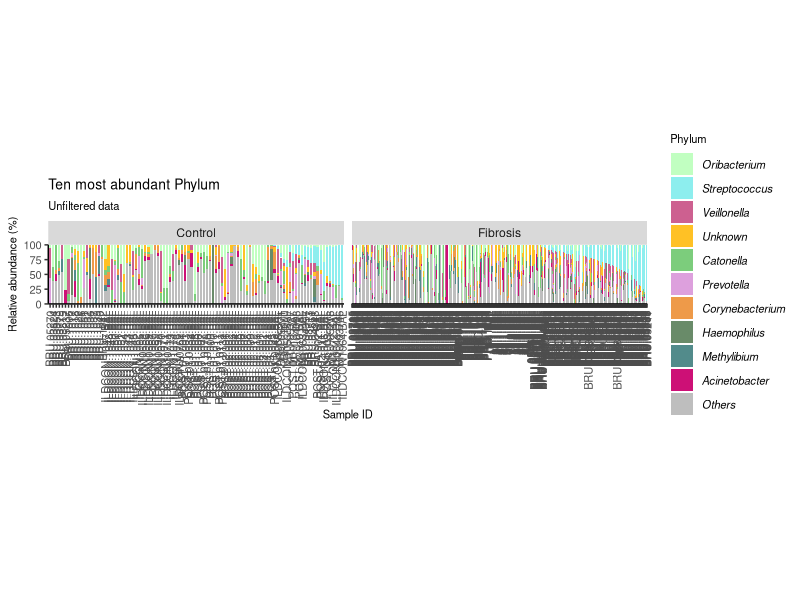
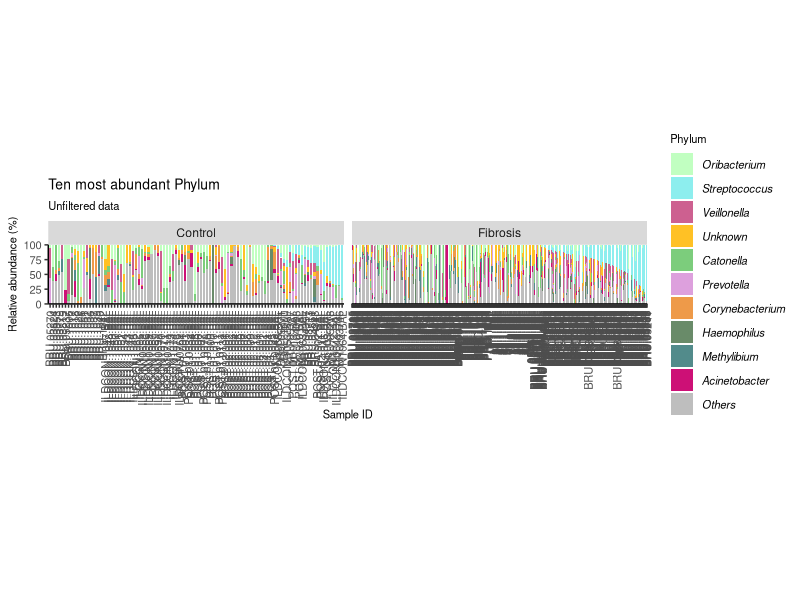

Generate these figures, in order, with R:
setwd("~/GitHub/Imperial-Molyneaux/IPF-progressive/Level1-IPF/Genus/")

#install.packages("dplyr")
library("dplyr")
#install.packages("tidyverse")
library("tidyverse")
#install.packages("vegan")
library("vegan")
#install.packages("reshape2")
library("reshape2")

# Read in the saved csv file from previously
normalised_data <- read_csv("Genus-normalised.csv") %>%
  filter(!Level1 == "Negative"&!Level1=="Mock") #remove controls

abund_table <- normalised_data %>%
  select(5:ncol(normalised_data)) # Only select the reads
rowSums(abund_table) #check if in percentages
abund_table <- abund_table/rowSums(abund_table)*100

metadata <- normalised_data %>%
  select(`sample-id`:Diagnosis) 

metadata$Level1 <- gsub("Controls", "Control", metadata$Level1)
metadata$Level1 <- as.factor(metadata$Level1)
metadata$`Sequencing run` <- as.factor(metadata$`Sequencing run`)
metadata$Diagnosis <- as.factor(metadata$Diagnosis)


# Make a dataframe "top" that contains the top 10 most abundant genera. You can alter these as you want.
top <- abund_table[,order(colSums(abund_table),decreasing=TRUE)]
#Extract list of top N Taxa
N <- 10
taxa_list <- colnames(top)[1:N]
N <- length(taxa_list)
top <- data.frame(top[,colnames(top) %in% taxa_list])
top

# Make a dataframe "other" that contains all of the other genera. You can alter these as you want.
other <- abund_table[,order(colSums(abund_table),decreasing=TRUE)]
# Extract list of top N Taxa
N <- dim(normalised_data)[2] # This needs to be the total number of colums in the dataframe.
# dim(normalised_data)[2], calls the second element of the vector dim(normalised_data)
taxa_list2 <- colnames(other)[11:N]
N <- length(taxa_list2)
Others <- data.frame(other[,colnames(other) %in% taxa_list2])
Others
# Sum all the other columns into one.
Others <- rowSums(Others)
Others <- as.data.frame(Others)
Others

# Combine the top 10 genus and the other column and check the rows all still add up to 100.
top_other <- cbind(top, Others)
top_other
top_other_rowsums <- rowSums(top_other)
top_other_rowsums <- as.data.frame(top_other_rowsums)
top_other_rowsums

# Select sample_ID
sample_ID <- normalised_data$`sample-id`

# Combine the data and the sample names back together again.
sample_data <- cbind(metadata, top_other)

# OPTIONAL: Order the samples by increasing proportion of one genus.
sample_data <- sample_data %>%
  arrange(Streptococcus
          #desc(Bacteroides) # Using desc() If you want to arrange in descending order.
  )

# OPTIONAL: Fix the order of sample IDs in the order of genus proportion.
sample_data$`sample-id` <- factor(sample_data$`sample-id`,
                            levels=unique(sample_data$`sample-id`))


# Use melt to turn the data from wide format into long for4mat. This puts all the genus data into a single column.
sample_data_long <- melt(sample_data, id.vars = c("sample-id",
                                                  "Level1",
                                                  "Sequencing run",
                                                  "Diagnosis"), variable.name = "Phylum")
sample_data_long

# Make a palette of colours for your top genus. There are lots of colours to use in R.
taxa_list # This shows you what those top ones are.
Palette <- c(Oribacterium = "darkseagreen1",
             Streptococcus = "darkslategray2",
             Veillonella = "hotpink3",
             Unknown = "goldenrod1",
             Catonella = "palegreen3",
             Prevotella= "plum",
             Corynebacterium = "tan2",
             Haemophilus = "darkseagreen4",
             Methylibium = "darkslategray4",
             Acinetobacter = "deeppink3",
             Others = "grey")


# Use ggplot2 to make the stacked box plot.
ggplot(sample_data_long,
       aes(x = `sample-id`,
           y = value,
           fill = Phylum)) +
  #Set the width of the bars in the plot
  geom_bar(stat = "identity",
           width = 0.7) +
  facet_grid(. ~ Level1,
             scales = "free", 
             drop = TRUE)+ # Choose to show per category of metadata
  #Set the colors to use the Palette already created
  scale_fill_manual(values = Palette) +
  #Remove extra space at the top and bottom of the plot
  scale_y_continuous(expand = c(0, 0),
                     limits = c(0, 100.1)) +
  #Set the axis labels and title
  labs(title="Ten most abundant Phylum",
       subtitle = "Unfiltered data",
       x = "Sample ID",
       y = "Relative abundance (%)") +
  theme(#Set the title font size
    plot.title = element_text(size=10),
    plot.subtitle = element_text(size = 8),
    #Set the legend title position
    legend.position = "right",
    #Set the legend title font size
    legend.title = element_text(size=8),
    #Define the size of the legend text and make it italic
    legend.text = element_text(size=8,
                               face = "italic"),
    #Remove the grey background from the legend
    legend.background = element_blank(),
    #Remove the box from the legend
    legend.key = element_blank(),
    #Remove the grey background
    panel.background = element_blank(),
    #Remove the plot border
    panel.border = element_blank(),
    #Remove the major plot grid lines
    panel.grid.major = element_blank(),
    #Remove the minor plot grid lines
    panel.grid.minor = element_blank(),
    #Change orientation of x axis labels
    axis.text.x = element_text(angle=90,
                               hjust=1,
                               vjust=0.5,
                               size=8),
    axis.title.x = element_text(size=8),
    #Define the axis title text size
    axis.title = element_text(size=8),
    #Define the axis label text size
    axis.text.y = element_text(size=8),
    #Add back the x and y axis lines and define thickness (size), line type, and color
    axis.line = element_line(size = 0.5,
                             linetype = "solid",
                             colour = "black"),
    #Set the aspect ratio of the plot
    aspect.ratio = 0.2
  )

#Save as a pdf for size to go into Inkspace figure
ggsave("Ten most abundant Phylum unfiltered.pdf", width = 400, height = 150, units = c("mm"), dpi = 300)
